Frame 1 (no input): blank canvas, image omitted
Frame 60 (no input): blank canvas, image omitted
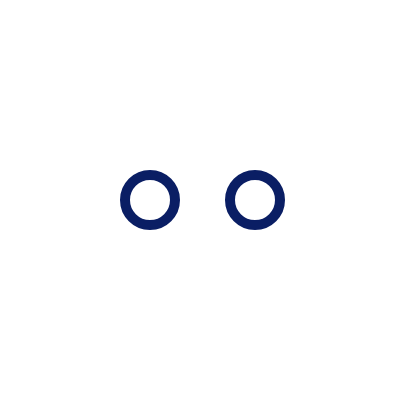
Frame 120 (the mouse pressed at the canvas centre since frame 60)

The p5.js sketch whose frames 1 and 60 were blank and that drew this single picture after the mouse press (run headless with seeded random() and noise() and a simulated clock; from frame 60 on, the mouse is pressed at the canvas centre):

// p5.js sketch
// ── sketch.js
let step = 0;

function setup() {
  createCanvas(400, 400);
  frameRate(60);
  textFont("sans-serif");
}

function draw() {
  let bgFade = constrain(step / 60, 0, 1);
  let bgColor = lerpColor(color(0), color(255), bgFade);
  background(bgColor);

  stroke(10, 30, 100);
  strokeWeight(10);
  fill(255);
  if (step >= 60) {
    let tLeft = constrain((step - 60) / 30, 0, 1);
    let leftX = lerp(0, 150, tLeft);
    circle(leftX, 200, 50);
  }

  if (step >= 90) {
    let tRight = constrain((step - 90) / 30, 0, 1);
    let rightX = lerp(400, 250, tRight);
    circle(rightX, 200, 50);
  }

  if (step >= 120) {
    let t2 = constrain((step - 120) / 30, 0, 1);
    let bigSize = lerp(0, 90, t2);
    circle(200, 200, bigSize);
  }

  if (step >= 150) {
    let t3 = constrain((step - 150) / 30, 0, 1);
    let x1 = 160;
    let y1 = 225;
    let x2 = lerp(160, 240, t3);
    let y2 = lerp(230, 175, t3);
    line(x1, y1, x2, y2);
  }

  noStroke();
  textSize(32);
  textAlign(CENTER);
  fill(10, 30, 100);
  let baseY = 320;

  if (step >= 180) {
    let t4 = constrain((step - 180) / 40, 0, 1);
    let moveY = lerp(20, 0, t4);
    let alpha = t4 * 255;
    fill(10, 30, 100, alpha);
    text("大阪", width / 2 - 80, baseY + moveY);
  }

  if (step >= 220) {
    let t5 = constrain((step - 220) / 40, 0, 1);
    let moveY = lerp(20, 0, t5);
    let alpha = t5 * 255;
    fill(10, 30, 100, alpha);
    text("産業", width / 2, baseY + moveY);
  }

  if (step >= 260) {
    let t6 = constrain((step - 260) / 40, 0, 1);
    let moveY = lerp(20, 0, t6);
    let alpha = t6 * 255;
    fill(10, 30, 100, alpha);
    text("大学", width / 2 + 80, baseY + moveY);
  }
  step++;
}
